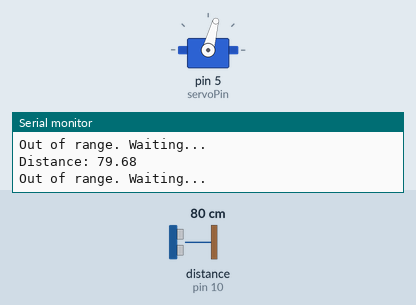
Recording of a sketch running on a simulated Arduino Uno, built with avr-gcc and run on an emulated ATmega328P. Parts: servo, the last lines printed to the serial monitor. Wiring (inferred from the names in the program): ultrasonic range finder: trigger pin 9; echo pin 10. The inputs (shaded band) are chosen by the test bench; at power-on: distance to the obstacle (sensor on pin 10) 80 cm. The echo pulse lasts 58.3 µs per cm.

Above: at 1.3 s.
1.4 s: distance to the obstacle (sensor on pin 10) set to 34 cm
2.9 s: distance to the obstacle (sensor on pin 10) set to 28 cm
At 5.6 s:
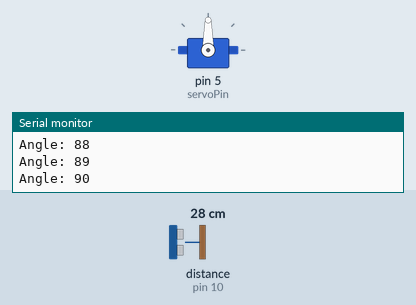
At 20.0 s:
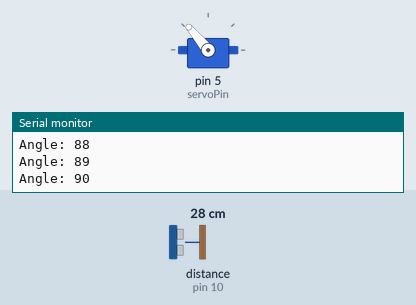
Timing chart, 0 to 20.3 s (numbered marks = the images above; inputs shaded):
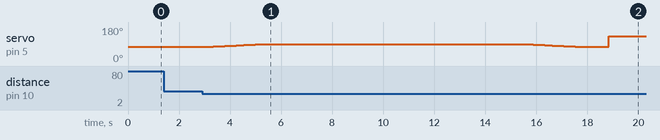

The sketch:

screenTime.ino
```cpp
#include <Servo.h>

// Ultrasonic sensor pins
const int trigPin = 9;
const int echoPin = 10;

float duration, distance;

Servo myServo; // Create a servo object to control a servo motor

int servoPin = 5; // Define the pin to which the servo is connected

void setup() {
  myServo.attach(servoPin); // Attach the servo on pin 5 to the servo object
  pinMode(trigPin, OUTPUT);
  pinMode(echoPin, INPUT);

  Serial.begin(9600); // Begin serial communication
  myServo.write(75); // Set initial servo position
  Serial.println("Monitoring distance...");
}

void loop() {
  // Measure distance
  digitalWrite(trigPin, LOW);
  delayMicroseconds(2);
  digitalWrite(trigPin, HIGH);
  delayMicroseconds(10);
  digitalWrite(trigPin, LOW);

  duration = pulseIn(echoPin, HIGH);
  distance = (duration * 0.0343) / 2; // Convert to cm
  Serial.print("Distance: ");
  Serial.println(distance);

  int age = 0;

  // Determine the "age" based on the distance
  if (distance >= 1 && distance <= 10) {
    age = 18;
  } else if (distance > 10 && distance <= 20) {
    age = 30;
  } else if (distance > 20 && distance <= 30) {
    age = 50;
  }

  if (age == 18 || age == 30 || age == 50) {
    Serial.print("Detected age: ");
    Serial.println(age);

    int delayTime;
    if (age == 18) {
      delayTime = 30000; // 30 seconds
    } else if (age == 30) {
      delayTime = 20000; // 20 seconds
    } else if (age == 50) {
      delayTime = 10000; // 10 seconds
    }

    // Sweep the servo from 75 to 90 degrees in steps of 1 degree
    for (int angle = 75; angle <= 90; angle++) {
      myServo.write(angle); // Set the servo position
      Serial.print("Angle: ");
      Serial.println(angle);
      delay(150); // Wait for servo to reach the position
    }
    delay(delayTime);

    // Sweep the servo back from 90 to 75 degrees in steps of 1 degree
    for (int angle = 90; angle >= 75; angle--) {
      myServo.write(angle); // Set the servo position
      delay(150); // Wait for servo to reach the position
    }
    delay(1000);

    myServo.write(130); // Move to a final position
    delay(30000);
    myServo.write(70); // Return to the initial position
  } else {
    Serial.println("Out of range. Waiting...");
  }

  delay(500); // Short delay before the next measurement
}
```

Measured:
- the behaviour switches between 31 and 30 cm on distance to the obstacle (sensor on pin 10) (found by bisection; images 0 and 1)
- after the input at 2.9 s, servo on pin 5 (servoPin): 75° → 76° after 0.28 s, → 77° 0.15 s later, → 78° 0.15 s later, → 79° 0.15 s later, … (31 changes in this stretch)
